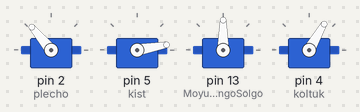
A sketch run on a simulated Arduino Uno, built with avr-gcc and run on an emulated ATmega328P. Shown: 4 × servo.

Above: at 0.05 s.
At 6.0 s:
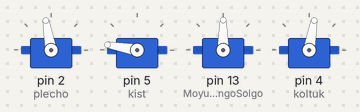
Timing chart, 0 to 7.8 s (numbered marks = the images above):
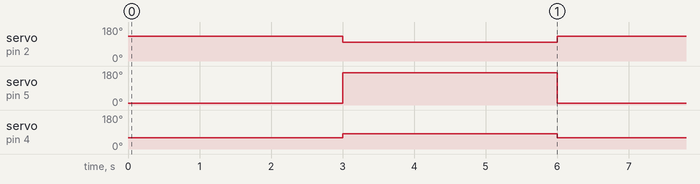

Measured:
- by itself, servo on pin 2 (plecho): alternates 130° for 3.0 s and 100° for 3.0 s
- by itself, servo on pin 5 (kist): alternates 170° for 3.0 s and 10° for 3.0 s
- by itself, servo on pin 4 (koltuk): alternates 80° for 3.0 s and 60° for 3.0 s

The sketch:

sketch_sep29b.ino
```cpp
#include<Servo.h>

Servo barmak[5],kist,plecho,nizPlecho,koltuk,chykanak,ooz;
Servo MoyunOngoSolgo,MoyunOydoYldyi,KozOngoSolgo,KozOydoYldyi;
Servo SolBarmak[5],SolKist,SolChykanak,SolPlecho,SolNizPlecho,SolKoltuk;


void setup() {
      plecho.attach(2);
      kist.attach(5);
      MoyunOngoSolgo.attach(13);
      MoyunOngoSolgo.write(90);
      koltuk.attach(4);
             }

void loop() {

        plecho.write(130);
        kist.write(10);
        koltuk.write(60);
        delay(3000);
        kist.write(170);
        plecho.write(100);
        koltuk.write(80);
        delay(3000);
    /*
  kist.write(10);
  delay(1000);
  for(int i=0;i<5;i++){
    barmak[i].write(10);
    }
   delay(1000);
    kist.write(170);
  delay(1000);
  for(int i=0;i<5;i++){
    barmak[i].write(80);
    }
   delay(1000);

       */
             }
```
